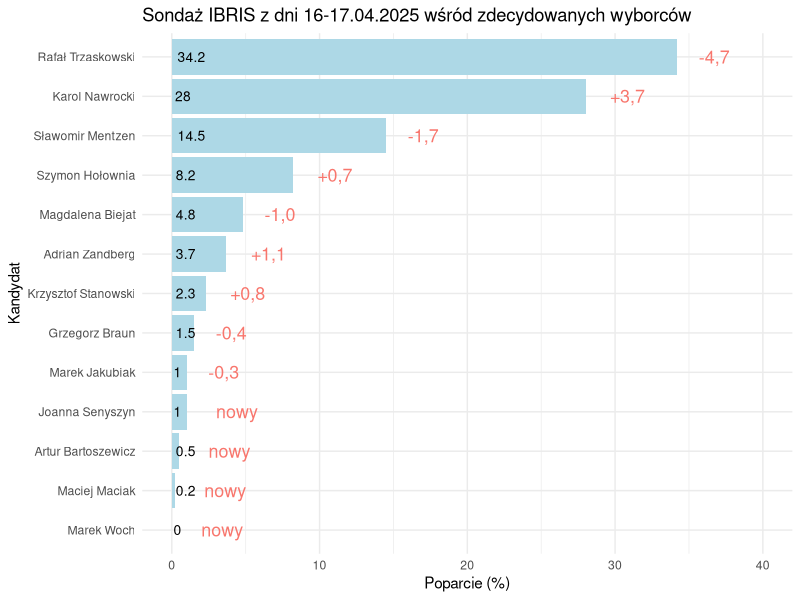

The R source for this figure:
# oryginalny wykres: https://x.com/DawidStats/status/1914994417384989163
# wykres umieszczam w oddzielnym pliku 
#
# problemy:
#   
# 1. wielokolorowe słupki są zbytecznym wymiarem informacji i utrudniają
# odczytanie poparcia
# 
# 2. ciemne tło zmniejsza czytelność wykresu
# 
# 3. pionowe słupki wymuszają nazwiska o małej czcionce,
# co zmniejsza czytelność
# 
# 4.dużo miejsca zmarnowane przez panel po lewej stronie wykresu
# 
# Utworzyłem prostszy wykres, który przekazuje te same informacje, na którym
# lepiej są widoczne nazwiska kandydatów dzięki większej czcionce i kontrastowi
# czarno na białym oraz łatwiej przeczytać poparcie i zmianę poparcia dzięki 
# słupkom i napisom o tym samym kolorze i większym kontraście między napisami 
# a tłem.

library(ggplot2)
df <- data.frame(
  kandydat = c("Rafał Trzaskowski", "Karol Nawrocki", "Sławomir Mentzen", 
               "Szymon Hołownia", "Magdalena Biejat", "Adrian Zandberg",
               "Krzysztof Stanowski", "Grzegorz Braun", "Marek Jakubiak",
               "Joanna Senyszyn", "Artur Bartoszewicz", "Maciej Maciak", 
               "Marek Woch"),
  poparcie_procent = c(34.2, 28.0, 14.5, 8.2, 4.8, 3.7, 2.3, 1.5, 1.0, 1.0, 0.5, 0.2, 0.0),
  zmiana_poparcia = c("-4,7", "+3,7", "-1,7", "+0,7", "-1,0", 
                      "+1,1", "+0,8", "-0,4", "-0,3", 
                      "nowy", "nowy", "nowy", "nowy")
  
)

etykieta_poparcie = paste0(df$poparcie_procent, "%")


ggplot(data = df, aes(x = reorder(kandydat, poparcie_procent), y = poparcie_procent)) +
  geom_col(fill = "lightblue") +
  coord_flip() +
  labs(x = "Kandydat", y = "Poparcie (%)", title = "Sondaż IBRIS z dni 16-17.04.2025 wśród zdecydowanych wyborców") +
  geom_text(
    aes(label = df$zmiana_poparcia,
        hjust = -0.7,
        color = "black",
        size = 1)
  ) +
geom_text(
  aes(label = poparcie_procent, x = kandydat, y = 0),
  size = 3.5,
  hjust = -0.2
) +
  scale_y_continuous(limits = c(0, 40)) +
  theme_minimal() +
  theme(legend.position = "none") 

 
